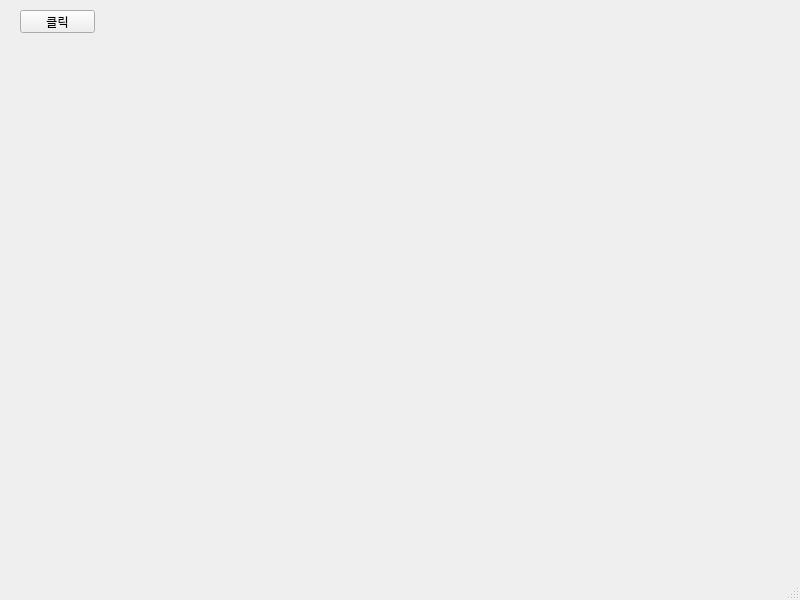
<?xml version="1.0" encoding="UTF-8"?>
<ui version="4.0">
 <class>MainWindow</class>
 <widget class="QMainWindow" name="MainWindow">
  <property name="geometry">
   <rect>
    <x>0</x>
    <y>0</y>
    <width>800</width>
    <height>600</height>
   </rect>
  </property>
  <property name="windowTitle">
   <string>MainWindow</string>
  </property>
  <widget class="QWidget" name="centralwidget">
   <widget class="QPushButton" name="pushButton">
    <property name="geometry">
     <rect>
      <x>20</x>
      <y>10</y>
      <width>75</width>
      <height>23</height>
     </rect>
    </property>
    <property name="text">
     <string>클릭</string>
    </property>
   </widget>
  </widget>
  <widget class="QMenuBar" name="menubar">
   <property name="geometry">
    <rect>
     <x>0</x>
     <y>0</y>
     <width>800</width>
     <height>21</height>
    </rect>
   </property>
  </widget>
  <widget class="QStatusBar" name="statusbar"/>
 </widget>
 <resources/>
 <connections/>
</ui>
